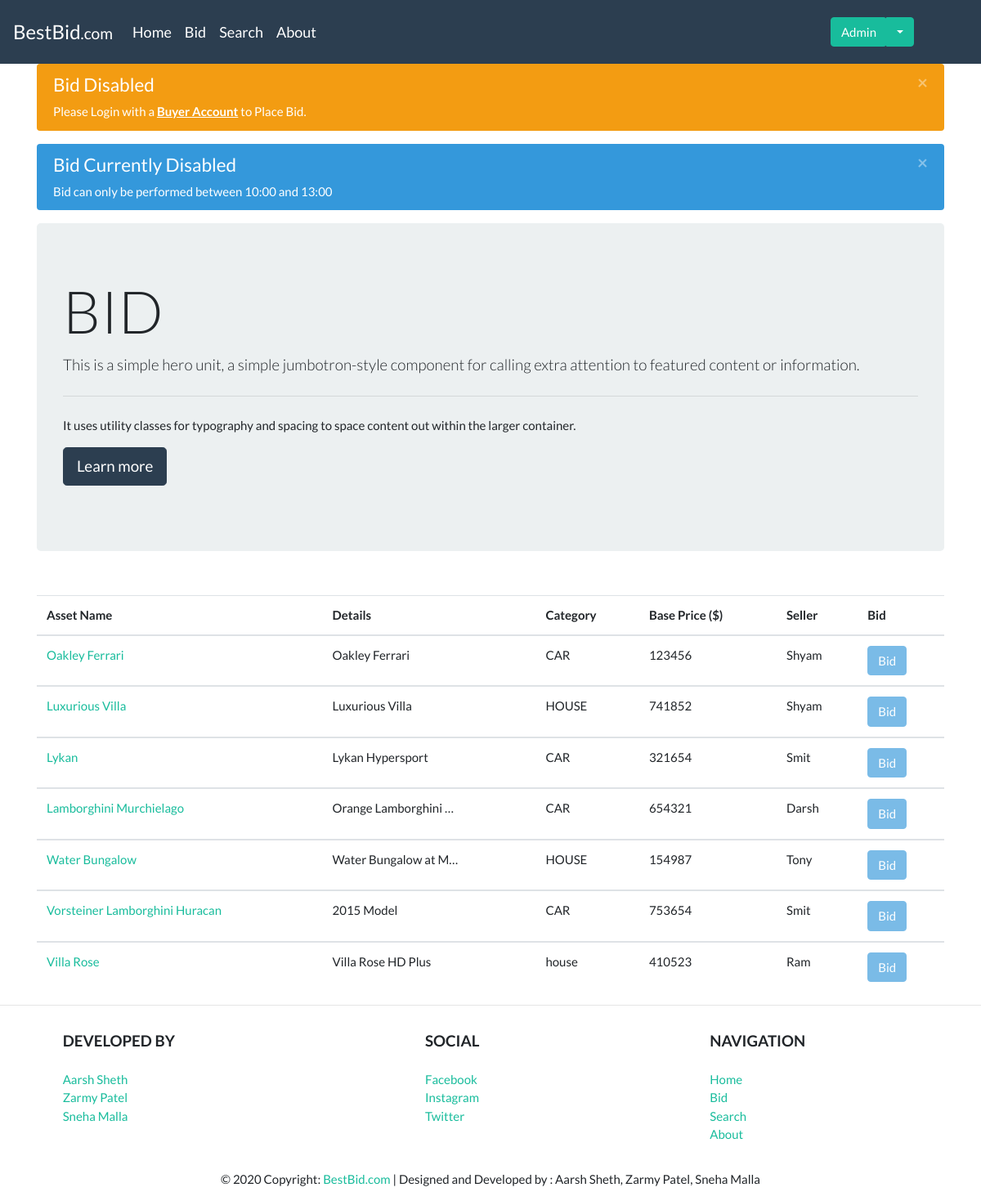
Screenshot of /bid/ (signed in) with the database file from the repository.
### bidding/models.py (models this page shows, shortened)
class Asset(models.Model):
	CATEGORY = (
				('CAR', 'CAR'),
				('HOUSE', 'HOUSE')
				)
	name = models.CharField(max_length=50, blank=False)
	baseprice = models.DecimalField(max_digits=9, decimal_places=0, blank=False)
	image = models.ImageField(upload_to='uploads/', blank=False)
	category = models.CharField(max_length=5, choices=CATEGORY, blank=False)
	details = models.CharField(max_length=500, blank=False)# , widget=forms.Textarea)
	seller = models.ForeignKey(Seller, null=True, on_delete=models.SET_NULL, blank=False)
	sold = models.BooleanField(default=False)
	def get_abs_url(self):
		return reverse("asset", kwargs={"id" : self.id})

class Seller(models.Model):
	name = models.CharField(max_length=50, blank=False)
	email = models.EmailField(unique=True, blank=False)
	password = models.CharField(max_length=50, blank=False)
	contact = models.DecimalField(max_digits=10, decimal_places=0, default=0, blank=False)

### bidding/views.py (the view)
# urls.py: url(r'^bid/$', views.bid, name='bid'),
def bid(request):
	auctioned = AuctionedAsset.objects.all()
	assets = Asset.objects.exclude(sold__in=auctioned)
	now = datetime.datetime.now()
	print(now.hour)
	allow_bid = False
	if now.hour in range(10, 14):
		allow_bid = True
	about_to_end = False
	if	now.hour == 12 and now.minute > 50:
		about_to_end = True
	context = {
		'assets' : assets,
		'allow_bid' : allow_bid,
		'about_to_end' : about_to_end
	}
	return render(request, 'bidding/bid.html', context)

### bidding/templates/bidding/bid.html (shortened to what this page needs)
{% extends 'base.html' %}
{% load static %}
			{% block body %}
				<div class="container">
					<div>
						{% if request.session.user_type != 'buyer' %}
							<div class="alert alert-dismissible alert-warning">
								<button type="button" class="close" data-dismiss="alert">&times;</button>
								<h4 class="alert-heading">Bid Disabled</h4>
								<p class="mb-0">Please Login with a <a href="{% url 'buyer_login' %}" class="alert-link">Buyer Account</a> to Place Bid.</p>
							</div>
						{% endif %}
						{% if not allow_bid %}
							<div class="alert alert-dismissible alert-info">
								<button type="button" class="close" data-dismiss="alert">&times;</button>
								<h4 class="alert-heading">Bid Currently Disabled</h4>
								<p class="mb-0">Bid can only be performed between 10:00 and 13:00</p>
							</div>
						{% endif %}
					</div>
					<div class="jumbotron">
						<h1 class="display-3">BID</h1>
						<p class="lead">This is a simple hero unit, a simple jumbotron-style component for calling extra attention to featured content or information.</p>
						<hr class="my-4">
						<p>It uses utility classes for typography and spacing to space content out within the larger container.</p>
						<p class="lead">
							<a class="btn btn-primary btn-lg" href="#" role="button">Learn more</a>
						</p>
					</div>
					<br>
					{% if assets %}
						<table class="table table-hover center">
							<thead>
								<tr>
									<th scope="col">Asset Name</th>
									<th scope="col">Details</th>
									<th scope="col">Category</th>
									<th scope="col">Base Price ($)</th>
									<th scope="col">Seller</th>
									<th scope="col">Bid</th>
								</tr>
							</thead>
							{% for asset in assets %}
								<tbody>
									<tr class="table">
										<td><a href="{{ asset.get_abs_url }}">{{ asset.name }}</a></td>
										<td>{{ asset.details|truncatechars:20 }}</td>
										<td>{{ asset.category }}</td>
										<td>{{ asset.baseprice }}</td>
										<td>{{ asset.seller.name|title }}</td>
										<td>
											<button class="btn btn-info" href="{{ asset.get_abs_url }}" value="Bid"
												{% if request.session.user_type != 'buyer'%}
													disabled ="true" aria-disabled="true"
												{% endif %}
												{% if not allow_bid %}
													disabled ="true" aria-disabled="true"
												{% endif %}
												>
												Bid
											</button>
										</td>
									</tr>
								</tbody>
							{% endfor %}
						</table>
					{% endif %}
				</div>
			{% endblock %}

### rows the page displays
Asset: name "Oakley Ferrari", details "Oakley Ferrari", category "CAR", baseprice "123456", seller.name "Shyam"
Asset: name "Luxurious Villa", details "Luxurious Villa", category "HOUSE", baseprice "741852", seller.name "Shyam"
Asset: name "Lykan", details "Lykan Hypersport", category "CAR", baseprice "321654", seller.name "Smit"
Asset: name "Lamborghini Murchielago", details "Orange Lamborghini …", category "CAR", baseprice "654321", seller.name "Darsh"
Asset: name "Water Bungalow", details "Water Bungalow at M…", category "HOUSE", baseprice "154987", seller.name "Tony"
Asset: name "Vorsteiner Lamborghini Huracan", details "2015 Model", category "CAR", baseprice "753654", seller.name "Smit"
Asset: name "Villa Rose", details "Villa Rose HD Plus", category "house", baseprice "410523", seller.name "Ram"

### other values shown
{{ request.session.name|title }} "Admin"
